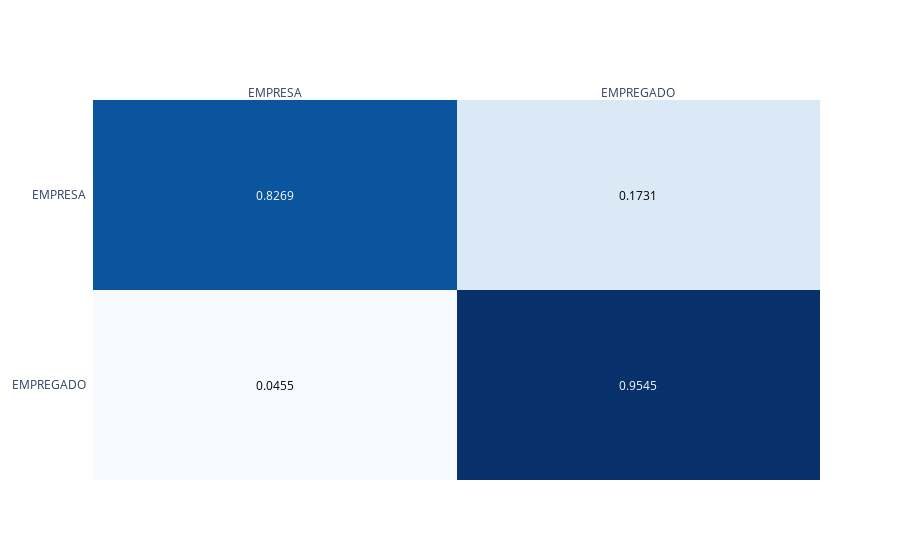

Write notebook code for a chart like this one.
### Markdown cell above
## Rocchio classifier

### Code cell
from sklearn.neighbors import NearestCentroid

text_clf = Pipeline([('vect', CountVectorizer()),
                     ('tfidf', TfidfTransformer()),
                     ('clf', NearestCentroid()),
                     ])
metricas = treinar_cv(text_clf, "Rocchio classifier")
medias_cv = medias_cv.append( [metricas] )

### Figure 1 — Plotly figure (JSON) as saved in the notebook; plotly's stock layout.template omitted (floating-point values rounded to 4 significant figures)
{"data": [{"colorscale": [[0, "rgb(247,251,255)"], [0.125, "rgb(222,235,247)"], [0.25, "rgb(198,219,239)"], [0.375, "rgb(158,202,225)"], [0.5, "rgb(107,174,214)"], [0.625, "rgb(66,146,198)"], [0.75, "rgb(33,113,181)"], [0.875, "rgb(8,81,156)"], [1, "rgb(8,48,107)"]], "reversescale": false, "showscale": false, "type": "heatmap", "x": ["EMPRESA", "EMPREGADO"], "y": ["EMPRESA", "EMPREGADO"], "z": [[0.8269, 0.1731], [0.0455, 0.9545]]}], "layout": {"annotations": [{"font": {"color": "#FFFFFF"}, "showarrow": false, "text": "0.8269", "x": "EMPRESA", "xref": "x", "y": "EMPRESA", "yref": "y"}, {"font": {"color": "#000000"}, "showarrow": false, "text": "0.1731", "x": "EMPREGADO", "xref": "x", "y": "EMPRESA", "yref": "y"}, {"font": {"color": "#000000"}, "showarrow": false, "text": "0.0455", "x": "EMPRESA", "xref": "x", "y": "EMPREGADO", "yref": "y"}, {"font": {"color": "#FFFFFF"}, "showarrow": false, "text": "0.9545", "x": "EMPREGADO", "xref": "x", "y": "EMPREGADO", "yref": "y"}], "autosize": true, "xaxis": {"autorange": true, "dtick": 1, "gridcolor": "rgb(0, 0, 0)", "range": [-0.5, 1.5], "side": "top", "ticks": "", "type": "category"}, "yaxis": {"autorange": true, "dtick": 1, "range": [1.5, -0.5], "ticks": "", "ticksuffix": "  ", "type": "category"}}}
